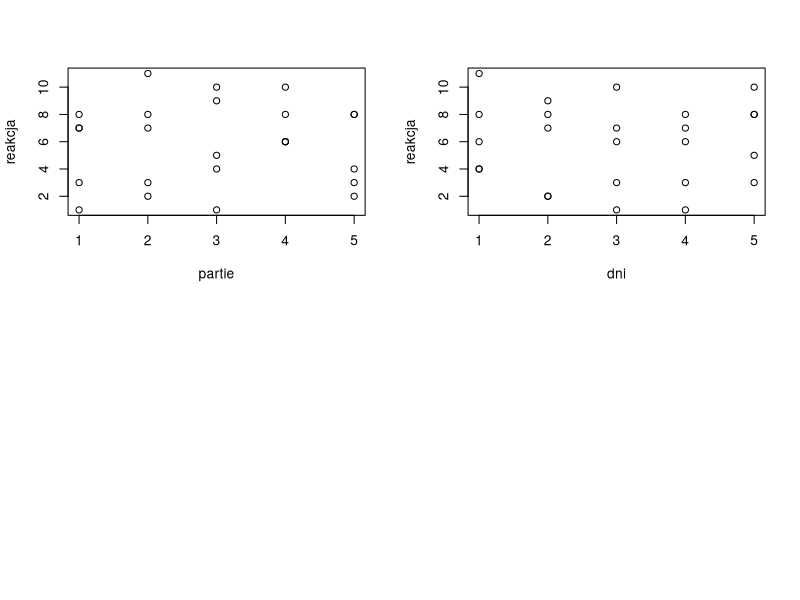

This figure's R source: (Note: this script raises an error after producing the figure.)
#zadanie 1
kw1 <- matrix(c(1, 2, 3, 4, 2, 3, 4, 1, 3, 4, 1, 2, 4, 1, 2, 3), 4, 4)
kw2 <- matrix(c(1, 2, 3, 4, 2, 3, 4, 1, 3, 4, 1, 2, 4, 1, 2, 3), 4, 4)
kw3 <- matrix(c(1, 2, 3, 4, 2, 4, 1, 3, 3, 1, 4, 2, 4, 3, 2, 1), 4, 4)
kw4 <- matrix(c(1, 2, 3, 4, 2, 1, 4, 3, 3, 4, 2, 1, 4, 3, 1, 2), 4, 4, )
kw1
kw2
kw3
kw4

#zadanie 2

#dane
partie <- c(rep(1, 1), rep(2, 1), rep(3, 1), rep(4, 1), rep(5, 1))
dni <- c(rep(1, 5), rep(2, 5), rep(3, 5), rep(4, 5), rep(5, 5))
skladniki <- c(1, 3, 2, 4, 5,
               2, 5, 1, 3, 4,
               4, 1, 3, 5, 2,
               3, 4, 5, 2, 1,
               5, 2, 4, 1, 3)

skladniki <- c('A', 'C', 'B', 'D', 'E',
               'B', 'E', 'A', 'C', 'D',
               'D', 'A', 'C', 'E', 'B',
               'C', 'D', 'E', 'B', 'A',
               'E', 'B', 'D', 'A', 'C')
reakcja <- c(8, 11, 4, 6, 4, 
             7, 2, 9, 8, 2, 
             1, 7, 10, 6, 3,
             7, 3, 1, 6, 8, 
             3, 8, 5, 10, 8)

dane <- data.frame(partie, dni, skladniki, reakcja)
X = matrix(dane$reakcja, 5, 5)
X #reakcja
A <- dane$reakcja[dane$skladniki=='A']
B <- dane$reakcja[dane$skladniki=='B']
C <- dane$reakcja[dane$skladniki=='C']
D <- dane$reakcja[dane$skladniki=='D']  
E <- dane$reakcja[dane$skladniki=='E']
Z <- cbind(A, B, C, D, E)

#a)
summary(dane$reakcja)
par(mfrow=c(2,2))
plot(reakcja~partie+dni+skladniki, dane)

all <- function(dane){
  sum_row=apply(dane,1,sum)
  up = sum(sum_row)^2
  down = prod(dim(dane))
  return(wartosc = up/down)
}

SST<-function(dane){
  return(sum(dane^2)-all(dane))
}

SSA <- function(dane, litery){
  sum_col=apply(litery,2,sum)
  sum_col_do_2=sum(sum_col^2)
  first = sum_col_do_2/nrow(dane)
  return(first-all(dane))
}

SSR <- function(dane){
  sum_row=apply(dane,1,sum)
  sum_row_do_2=sum(sum_row^2)
  first = sum_row_do_2/ncol(dane)
  return(first-all(dane))
}

SSC <- function(dane){
  sum_col=apply(dane,2,sum)
  sum_col_do_2=sum(sum_col^2)
  first = sum_col_do_2/nrow(dane)
  return(first-all(dane))
}

SSE <- function(dane, litery){
  return(SST(dane) - SSA(dane, litery) - SSR(dane) - SSC(dane))}

MS <- function(dane_ma, p, litery){
  MSA <- SSA(dane_ma, litery)/(p-1)
  MSR <- SSR(dane_ma)/(p-1)
  MSC <- SSC(dane_ma)/(p-1)
  MSE <- SSE(dane_ma, litery)/((p-2)*(p-1))
  return(structure(list('MSA'=MSA, 'MSR'=MSR, 'MSC'=MSC, 'MSE'=MSE, 'stopnie'=p-1)))
}

statF <- function(dane_ma, p,litery){
  s1 <- MS(dane_ma, p, litery)$MSA
  s2 <- MS(dane_ma, p, litery)$MSE
  return(s1/s2)
}

#H0: Składniki nie wpływają na czas reakcji chemicznej.
#HA: Składniki mają istotny wplyw na czas reakcji chemicznej.
#alfa = 0.05

p=5
ms=MS(X, p, Z)
A <- c(SSA(X, Z), p-1, ms$MSA, NA)
R <- c(SSR(X), p-1, ms$MSR, statF(X, p, Z))
C <- c(SSC(X), p-1, ms$MSC, NA)
E <- c(SSE(X, Z), (p-2)*(p-1), ms$MSE, NA)
t <- c(SST(X), ((p^2)-1), NA, NA)

tabelka <- rbind(A, R, C, E, t)

colnames(tabelka) <- c('SS', 'df', 'MS', 'F')
rownames(tabelka) <- c('obiekty', 'wiersze', 'kolumny', 'błąd', 'całkowita')
tabelka_zad2a = tabelka
tabelka_zad2a
qf(.95, df1=p-1, df2=(p-2)*(p-1)) #3.259167
#F=11.30917
#F>qf -> HA

#b) 
dane[((dane$dni==4 & dane$partie==3) == TRUE),] = NA
X[3,4]<- NA

ENAN_square <- function(dane_asmatrix, dane_asdataframe, ncol, nrow, p){
  A <- dane_asdataframe$skladniki[nrow]
  y.A.sum <- sum(dane_asdataframe$reakcja[dane_asdataframe$skladniki==A], na.rm=TRUE) #j
  sum_row <- sum(dane_asmatrix[nrow, ], na.rm=TRUE) #i
  sum_col <- sum(dane_asmatrix[ ,ncol], na.rm=TRUE) #k
  all <- sum(dane_asmatrix, na.rm=TRUE)
  E <- (p*(sum_row+y.A.sum+sum_col)-2*all)/((p-2)*(p-1))
  return(E)
}
e <- ENAN_square(X, dane, 4, 3, 5)
X[3,4]<- e
dane[18,]$partie = 3
dane[18,]$dni=4
dane[18,]$skladniki='A'
dane[18,]$reakcja=e

p=5
ms=MS(X, p, Z)
Ab <- c(SSA(X, Z), p-1, ms$MSA, NA)
Rb <- c(SSR(X), p-1, ms$MSR, statF(X, p, Z))
Cb <- c(SSC(X), p-1, ms$MSC, NA)
Eb <- c(SSE(X, Z), (p-2)*(p-1), ms$MSE, NA)
tb <- c(SST(X), ((p^2)-1), NA, NA)

tabelkab <- rbind(Ab, Rb, Cb, Eb, tb)

colnames(tabelkab) <- c('SS', 'df', 'MS', 'F')
rownames(tabelkab) <- c('obiekty', 'wiersze', 'kolumny', 'błąd', 'całkowita')
tabelka_zad2b = tabelkab
tabelka_zad2b

##ANOVA
#H0: Składniki nie wpływają na czas reakcji chemicznej.
#HA: Składniki mają istotny wplyw na czas reakcji chemicznej.
#alfa = 0.05
#model <- lm(reakcja~partie+dni+skladniki, dane)
#anova(model)
tabelka_zad2b #1.19573
#stopnie swobody F(p-1,(p-2)(p-1))
qf(.95, df1=p-1, df2=(p-2)*(p-1)) #3.259167 
#F<qf -> H0

#c)

mi = mean(X) #6.2
alfa_i = sum(apply(X, 1, mean) -mi) #efekt i-tego wiersza (z/bez -mi)
tao_i = sum(apply(Z, 2, mean)-mean(Z)) #efekt j-tego obiektu (z/bez -mi)
beta_i = sum(apply(X, 2, mean)-mi) # efekt k-tej kolumny (z/bez -mi)
#mi_i = mi + tao_i

#d)
#PRZEDZIAŁY UFNOŚCI
#Wyznacz przedziały ufności dla różnic średnich testowanych składników
alfa=0.05
r <- Z-mi
sapply(r, function(x) quantile(r[,x], probs = c(alfa/2, 1-alfa/2)))


#zadanie3
montaz <- c(rep(1, 1), rep(2, 1), rep(3, 1), rep(4, 1))
operator<- c(rep(1, 4), rep(2, 4), rep(3, 4), rep(4, 4))
metody <- c('C', 'B', 'A', 'D', 'D', 'C', 'B', 'A', 'A', 'D', 'C', 'B', 'B', 'A', 'D', 'C')
czas <- c(10,7,5, 10, 14, 18, 10, 10, 7, 11, 11, 12, 8, 8, 9, 14)
dane3 <- data.frame(montaz, operator, metody, czas)
A3 <- dane3$czas[dane3$metody=='A']
B3 <- dane3$czas[dane3$metody=='B']
C3 <- dane3$czas[dane3$metody=='C']
D3 <- dane3$czas[dane3$metody=='D']  
Z3 <- cbind(A3, B3, C3, D3)
X3 <- matrix(czas, 4,4)

p3=4
ms3=MS(X3, p3, Z3)
A3 <- c(SSA(X3, Z3), p3-1, ms3$MSA, NA)
R3 <- c(SSR(X3), p3-1, ms3$MSR, statF(X3, p3, Z3))
C3 <- c(SSC(X3), p3-1, ms3$MSC, NA)
E3 <- c(SSE(X3, Z3), (p3-2)*(p3-1), ms3$MSE, NA)
t3 <- c(SST(X3), ((p3^2)-1), NA, NA)

tabelka3 <- rbind(A3, R3, C3, E3, t3)

colnames(tabelka3) <- c('SS', 'df', 'MS', 'F')
rownames(tabelka3) <- c('obiekty', 'wiersze', 'kolumny', 'błąd', 'całkowita')
tabelka_zad3a = tabelka3
tabelka_zad3a #F=13.80952
qf(.95, df1=p3-1, df2=(p3-2)*(p3-1)) #4.757063
#F>qf -> HA

#zadanie 4
stanowisko_pracy <- c('b', 'a', 'd', 'g',
                      'g', 'd', 'a', 'b',
                      'd', 'g', 'b', 'a', 
                      'a', 'b', 'g', 'd')
dane4 <- data.frame(montaz, operator, metody, czas, stanowisko_pracy)
a <- dane4$czas[dane4$stanowisko_pracy=='a']
b <- dane4$czas[dane4$stanowisko_pracy=='b']
d <- dane4$czas[dane4$stanowisko_pracy=='d']
g <- dane4$czas[dane4$stanowisko_pracy=='g']
Y <- cbind(a, b, d, g)
#dane4
#X3 #czas
#Y #stanowisko_pracy
#Z3 #metody
SSLG <- function(dane, litery){
  sum_col=apply(litery,2,sum)
  sum_col_do_2=sum(sum_col^2)
  first = sum_col_do_2/nrow(dane)
  return(first-all(dane))
}


SSE4 <- function(dane, litery1, litery2){
  return((SST(dane) - SSLG(dane, litery1) - SSLG(dane, litery2) - SSR(dane) -SSC(dane)))}

MS4 <- function(dane_ma, p, litery1, litery2){
  MSL <- SSLG(dane_ma, litery1)/(p-1)
  MSR <- SSR(dane_ma)/(p-1)
  MSC <- SSC(dane_ma)/(p-1)
  MSG <- SSLG(dane_ma, litery2)/(p-1)
  MSE <- SSE4(dane_ma, litery1, litery2)/((p-2)*(p-1))
  return(structure(list('MSL'=MSL, 'MSR'=MSR, 'MSC'=MSC, 'MSG'=MSG, 'MSE'=MSE, 'stopnie'=p-1)))
}


statF4 <- function(dane_ma, p, litery1, litery2){
  s1 <- MS4(dane_ma, p, litery1, litery2)$MSL
  s2 <- MS4(dane_ma, p, litery1, litery2)$MSE
  return(s1/s2)
}
ms4=MS4(dane_ma=X3, p=p3, litery1=Z3, litery2=Y)
A4 <- c(SSLG(X3, Z3), p3-1, ms4$MSA, NA)
R3 <- c(SSR(X3), p3-1, ms4$MSR, statF4(dane_ma=X3, p=p3, litery1=Z3, litery2=Y))
C3 <- c(SSC(X3), p3-1, ms4$MSC, NA)
G4 <- c(SSLG(X3, Y), p3-1)
E3 <- c(SSE4(X3, Z3, Y), (p3-2)*(p3-1), ms4$MSE, NA)
t4 <- c(SST(X3), ((p3^2)-1), NA, NA)

tabelka4 <- rbind(A3, R3, C3, E3, t4)

colnames(tabelka4) <- c('SS', 'df', 'MS', 'F')
rownames(tabelka4) <- c('obiekty', 'wiersze', 'kolumny', 'błąd', 'całkowita')
tabelka_zad4 = tabelka4
tabelka_zad4 #145
qf(.95, df1=p3-1, df2=(p3-2)*(p3-1)) #4.757
#F>qf -> HA